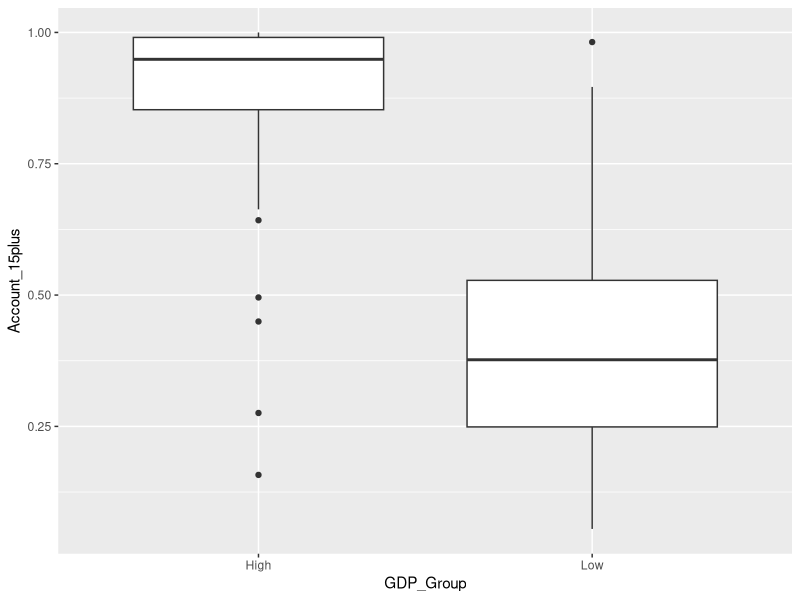
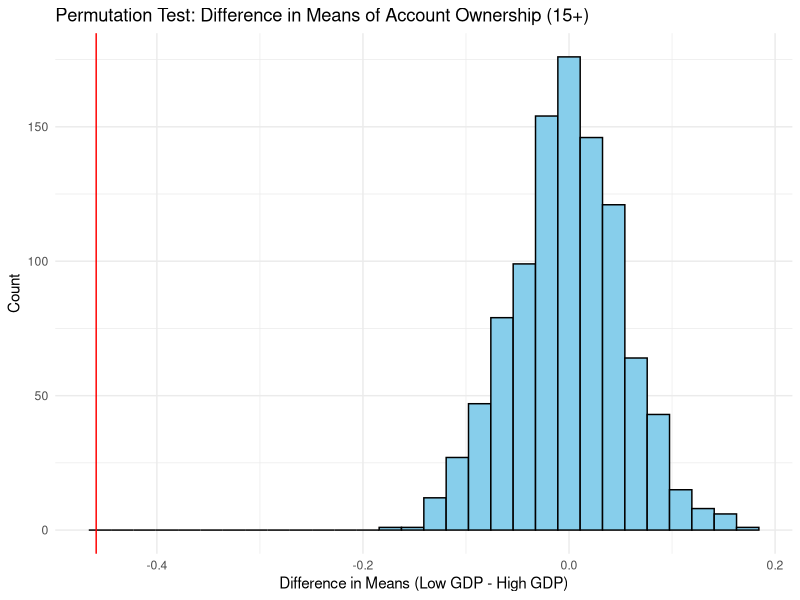
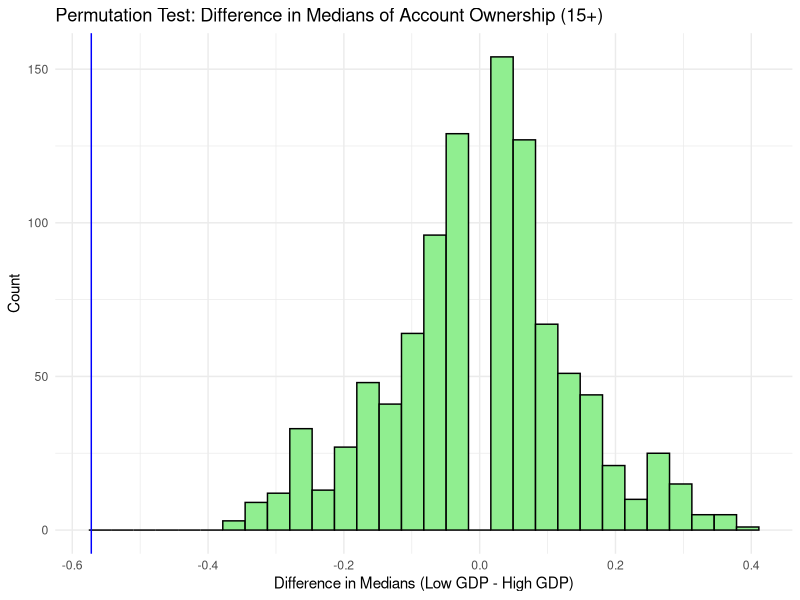

The R source for these figures, in order:
## ---- chunk 1
library(tidyverse)
library(readxl)

GDP_analysis <- read_excel("GDP_analysis.xlsx", sheet = "Data", skip = 1)
colnames(GDP_analysis) <- c(
  "Country", 
  "GDP_Per_Capita", 
  "Account_15plus", 
  "Saved_15plus", 
  "Borrowed_Formal_15plus", 
  "Account_Female", 
  "Account_Male", 
  "Owns_Credit_Card")

DP_analysis <- GDP_analysis |> 
  mutate(across(GDP_Per_Capita:Owns_Credit_Card, as.numeric))
  
median_gdp <- median(GDP_analysis$GDP_Per_Capita, na.rm = TRUE)

GDP_analysis <- GDP_analysis |>  
  mutate(GDP_Group = ifelse(GDP_Per_Capita >= median_gdp, "High", "Low"))
## ---- chunk 2
GDP_analysis |>
  ggplot(aes( x = GDP_Group, y = Account_15plus )) +
  geom_boxplot()
## ---- chunk 3
perm_data <- function(rep, data) {
  data |>
    select(GDP_Group, Account_15plus) |>
    mutate(Account_15plus_perm = sample(Account_15plus, replace = FALSE)) %>%
    group_by(GDP_Group) |>
    summarize(
      obs_ave = mean(Account_15plus, na.rm = TRUE),
      obs_med = median(Account_15plus, na.rm = TRUE),
      perm_ave = mean(Account_15plus_perm, na.rm = TRUE),
      perm_med = median(Account_15plus_perm, na.rm = TRUE),
      .groups = "drop"
    ) |>
    summarize(
      obs_ave_diff = diff(obs_ave),
      obs_med_diff = diff(obs_med),
      perm_ave_diff = diff(perm_ave),
      perm_med_diff = diff(perm_med),
      rep = rep
    )
}

perm_results <- map_df(1:1000, perm_data, data = GDP_analysis)

head(perm_results)


## ---- chunk 4
ggplot(perm_results, aes(x = perm_ave_diff)) +
  geom_histogram(bins = 30, fill = "skyblue", color = "black") +
  geom_vline(aes(xintercept = mean(obs_ave_diff)), color = "red") +
  labs(
    title = "Permutation Test: Difference in Means of Account Ownership (15+)",
    x = "Difference in Means (Low GDP - High GDP)",
    y = "Count"
  ) +
  theme_minimal()

## ---- chunk 5
ggplot(perm_results, aes(x = perm_med_diff)) +
  geom_histogram(bins = 30, fill = "lightgreen", color = "black") +
  geom_vline(aes(xintercept = mean(obs_med_diff)), color = "blue",) +
  labs(
    title = "Permutation Test: Difference in Medians of Account Ownership (15+)",
    x = "Difference in Medians (Low GDP - High GDP)",
    y = "Count"
  ) +
  theme_minimal()
